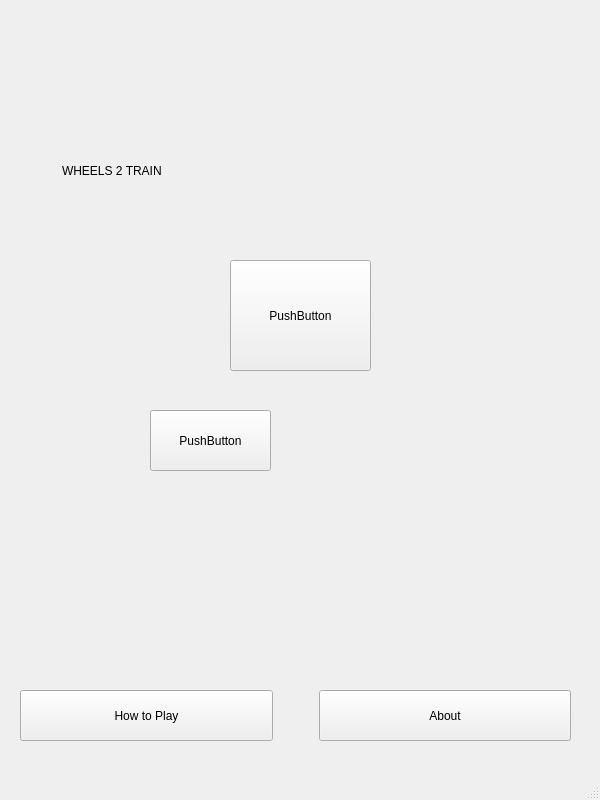
<?xml version="1.0" encoding="UTF-8"?>
<ui version="4.0">
 <class>gamepage</class>
 <widget class="QMainWindow" name="gamepage">
  <property name="geometry">
   <rect>
    <x>0</x>
    <y>0</y>
    <width>600</width>
    <height>800</height>
   </rect>
  </property>
  <property name="sizePolicy">
   <sizepolicy hsizetype="Fixed" vsizetype="Fixed">
    <horstretch>0</horstretch>
    <verstretch>0</verstretch>
   </sizepolicy>
  </property>
  <property name="windowTitle">
   <string>MainWindow</string>
  </property>
  <widget class="QWidget" name="centralwidget">
   <widget class="QPushButton" name="play">
    <property name="geometry">
     <rect>
      <x>230</x>
      <y>260</y>
      <width>141</width>
      <height>111</height>
     </rect>
    </property>
    <property name="text">
     <string>PushButton</string>
    </property>
   </widget>
   <widget class="QPushButton" name="sound">
    <property name="geometry">
     <rect>
      <x>320</x>
      <y>400</y>
      <width>111</width>
      <height>71</height>
     </rect>
    </property>
    <property name="styleSheet">
     <string notr="true">#sound{
background-color:transparent;
	border-image: url(:/images/audio.png);

border: none;
background-repeat:none;
}

#sound::pressed{
	border-image: url(:/images/no-audio.png);
}</string>
    </property>
    <property name="text">
     <string/>
    </property>
   </widget>
   <widget class="QPushButton" name="profile">
    <property name="geometry">
     <rect>
      <x>150</x>
      <y>410</y>
      <width>121</width>
      <height>61</height>
     </rect>
    </property>
    <property name="text">
     <string>PushButton</string>
    </property>
   </widget>
   <widget class="QLineEdit" name="title">
    <property name="geometry">
     <rect>
      <x>60</x>
      <y>140</y>
      <width>491</width>
      <height>61</height>
     </rect>
    </property>
    <property name="styleSheet">
     <string notr="true">#title{
	font: 30pt &quot;Segoe Script&quot;;
border: none;
background: transparent;
}</string>
    </property>
    <property name="text">
     <string>WHEELS 2 TRAIN</string>
    </property>
   </widget>
   <widget class="QWidget" name="">
    <property name="geometry">
     <rect>
      <x>20</x>
      <y>690</y>
      <width>551</width>
      <height>51</height>
     </rect>
    </property>
    <layout class="QHBoxLayout" name="horizontalLayout">
     <item>
      <widget class="QPushButton" name="howtoplay">
       <property name="sizePolicy">
        <sizepolicy hsizetype="Minimum" vsizetype="MinimumExpanding">
         <horstretch>0</horstretch>
         <verstretch>0</verstretch>
        </sizepolicy>
       </property>
       <property name="text">
        <string>How to Play</string>
       </property>
      </widget>
     </item>
     <item>
      <spacer name="horizontalSpacer">
       <property name="orientation">
        <enum>Qt::Horizontal</enum>
       </property>
       <property name="sizeType">
        <enum>QSizePolicy::Preferred</enum>
       </property>
       <property name="sizeHint" stdset="0">
        <size>
         <width>40</width>
         <height>20</height>
        </size>
       </property>
      </spacer>
     </item>
     <item>
      <widget class="QPushButton" name="about">
       <property name="sizePolicy">
        <sizepolicy hsizetype="Minimum" vsizetype="MinimumExpanding">
         <horstretch>0</horstretch>
         <verstretch>0</verstretch>
        </sizepolicy>
       </property>
       <property name="styleSheet">
        <string notr="true"/>
       </property>
       <property name="text">
        <string>About</string>
       </property>
      </widget>
     </item>
    </layout>
   </widget>
  </widget>
  <widget class="QMenuBar" name="menubar">
   <property name="geometry">
    <rect>
     <x>0</x>
     <y>0</y>
     <width>600</width>
     <height>25</height>
    </rect>
   </property>
  </widget>
  <widget class="QStatusBar" name="statusbar"/>
 </widget>
 <resources/>
 <connections/>
</ui>
